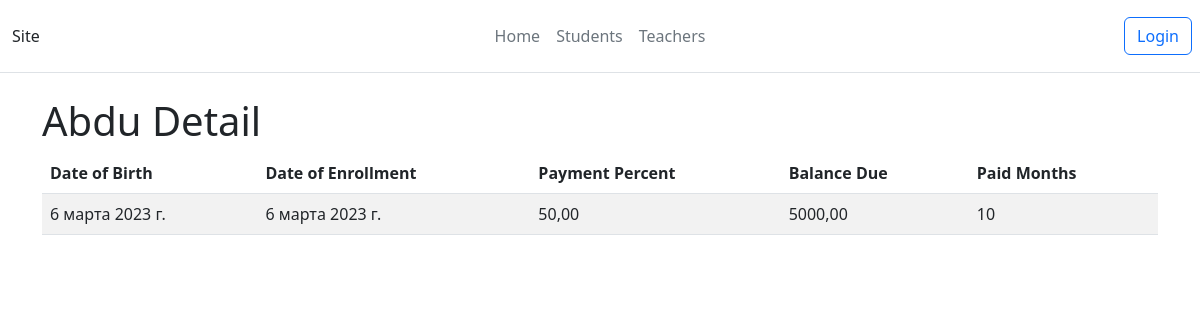
The page /student/Abdu/ on the database its author committed.
### main/models.py (models this page shows, shortened)
class Student(models.Model):
    name = models.CharField(max_length=100)
    date_of_birth = models.DateField()
    date_of_enrollment = models.DateField()
    payment_percent = models.DecimalField(max_digits=5, decimal_places=2)
    balance_due = models.DecimalField(max_digits=10, decimal_places=2)
    paid_months = models.CharField(max_length=100)

### main/views.py (the view)
# urls.py: path('student/<str:name>/', views.student_detail, name='student_detail'),
def student_detail(request, name):
    student = Student.objects.get(name=name)
    context = {'student': student}
    return render(request, 'main/student_detail.html', context)

### main/templates/main/student_detail.html
{% extends 'main/base.html' %}
{% block content %}
  <h1>{{ student.name }} Detail</h1>
  <table class="table table-striped">
    <thead>
      <tr>
        <th>Date of Birth</th>
        <th>Date of Enrollment</th>
        <th>Payment Percent</th>
        <th>Balance Due</th>
        <th>Paid Months</th>
      </tr>
    </thead>
    <tbody>
      <tr>
        <td>{{ student.date_of_birth }}</td>
        <td>{{ student.date_of_enrollment }}</td>
        <td>{{ student.payment_percent }}</td>
        <td>{{ student.balance_due }}</td>
        <td>{{ student.paid_months }}</td>
      </tr>
    </tbody>
  </table>
{% endblock %}

### rows shown on the page
Student: name "Abdu", date_of_birth "6 марта 2023 г.", date_of_enrollment "6 марта 2023 г.", payment_percent "50,00", balance_due "5000,00", paid_months "10"
